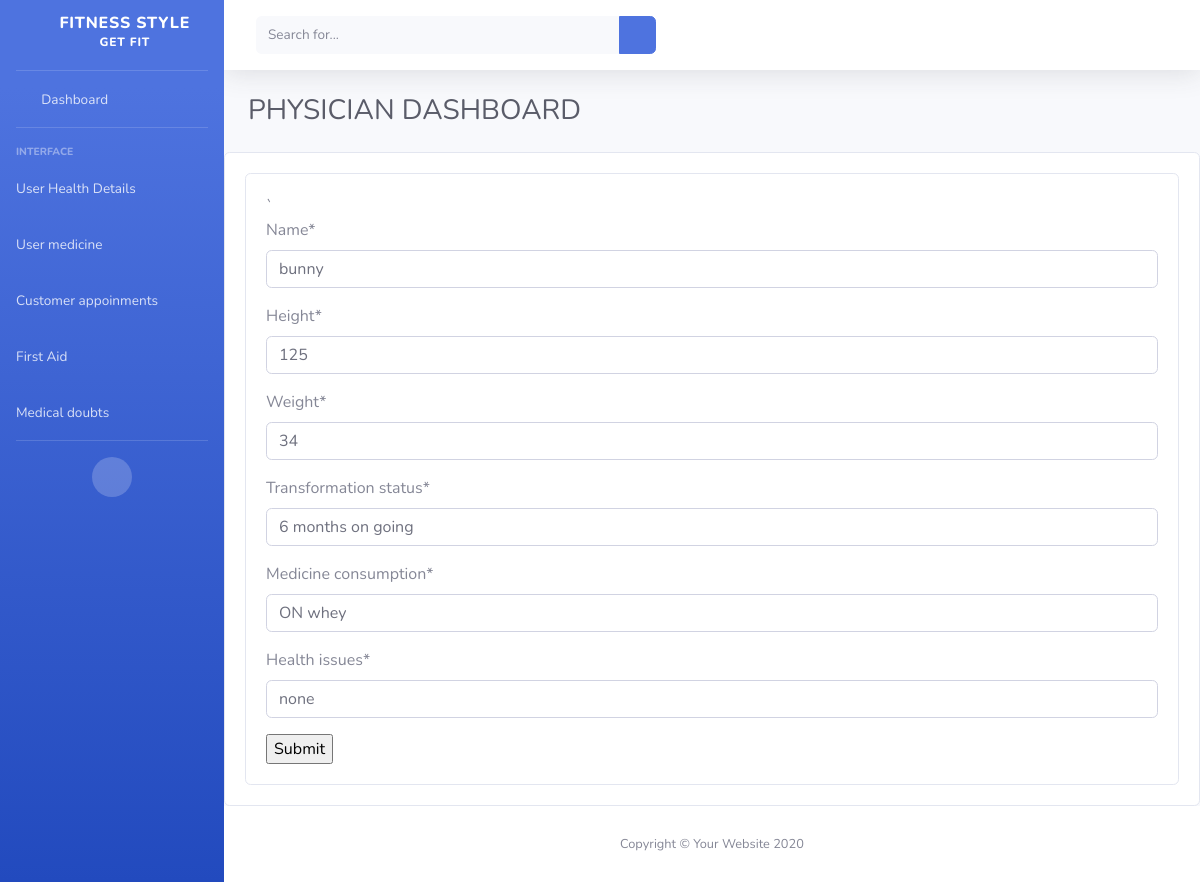
The page /UpdateH_Form/2/ on the database as committed earlier.
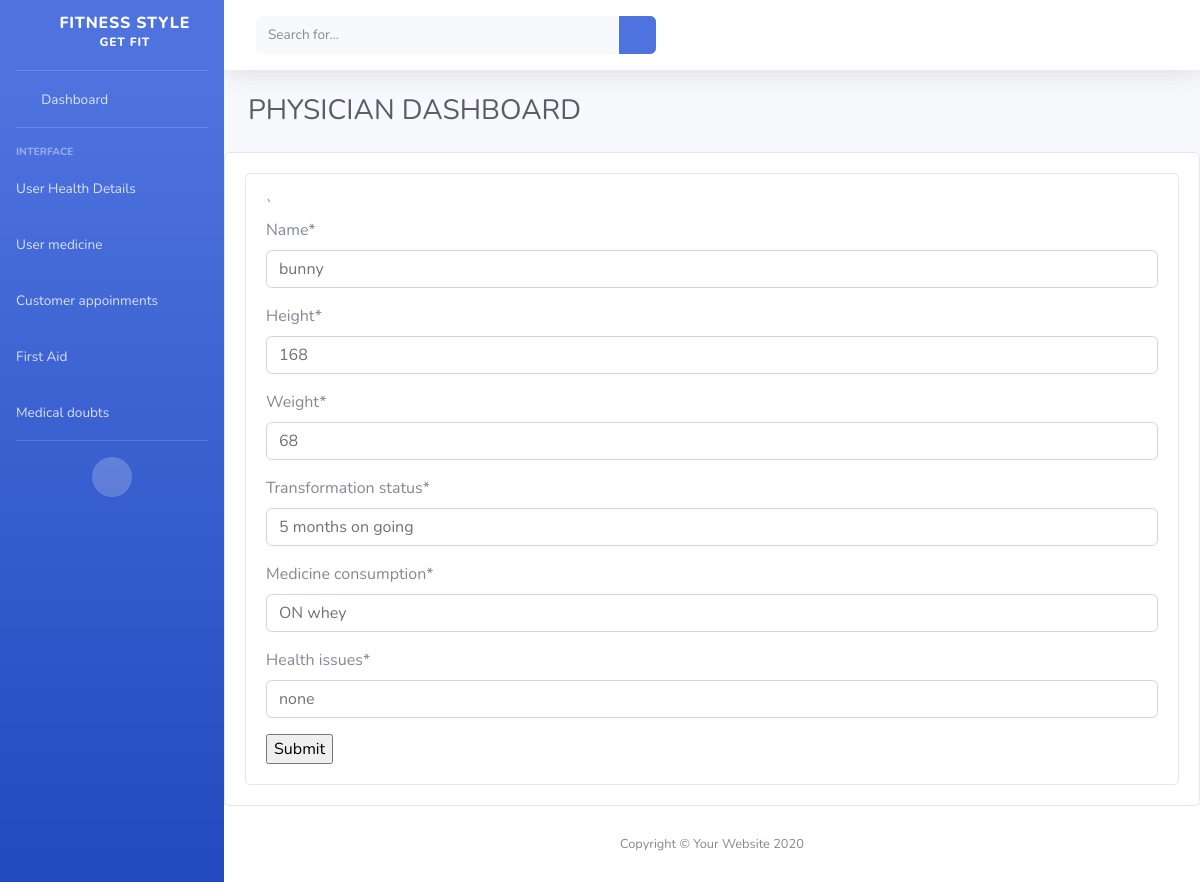
The same page on the database as committed later.
### FSapp/models.py (models this page shows, shortened)
class health_details(models.Model):
    name = models.CharField(max_length=20)
    instructor = models.CharField(max_length=20)
    Height = models.IntegerField()
    Weight = models.IntegerField()
    transformation_status = models.CharField(max_length=200)
    medicine_consumption = models.CharField(max_length=200)
    health_issues =  models.CharField(max_length=200)

### FSapp/physican_views.py (the view)
# urls.py: path('UpdateH_Form/<int:id>/',physican_views.updateHbutton,name='UpdateH_Form'),
def updateHbutton(request,id):
    data = health_details.objects.get(id=id)
    form = add_health_details(instance=data )
    if request.method == 'POST':
        form = add_health_details(request.POST,instance = data)
        if form.is_valid():
            form.save()
            return redirect('UpdateHealthDetails')
    return render(request,'physican/UpdateH_Form.html',{'form':form})

### FSapp/forms.py
class add_health_details(forms.ModelForm):
    class Meta:
        model = health_details
        fields =['name','Height','Weight','transformation_status','medicine_consumption','health_issues']

### templates/physican/UpdateH_Form.html
{% extends 'physican/physician_dashboard.html' %}
{% load crispy_forms_filters %}
{% block content %}
                     <div class="row">
  <div class="col-sm-12">
    <div class="card">
      <div class="card-body">
`<form method="POST">{% csrf_token %}
          {{form|crispy}}
          <input type="submit">
      </form>
      </div>
    </div>
  </div>
                     </div>
{% endblock %}

Rows that differ between the two databases and show on the page:
changed health_details "bunny": Height "125" → "168"; Weight "34" → "68"; transformation_status "6 months on going" → "5 months on going"
